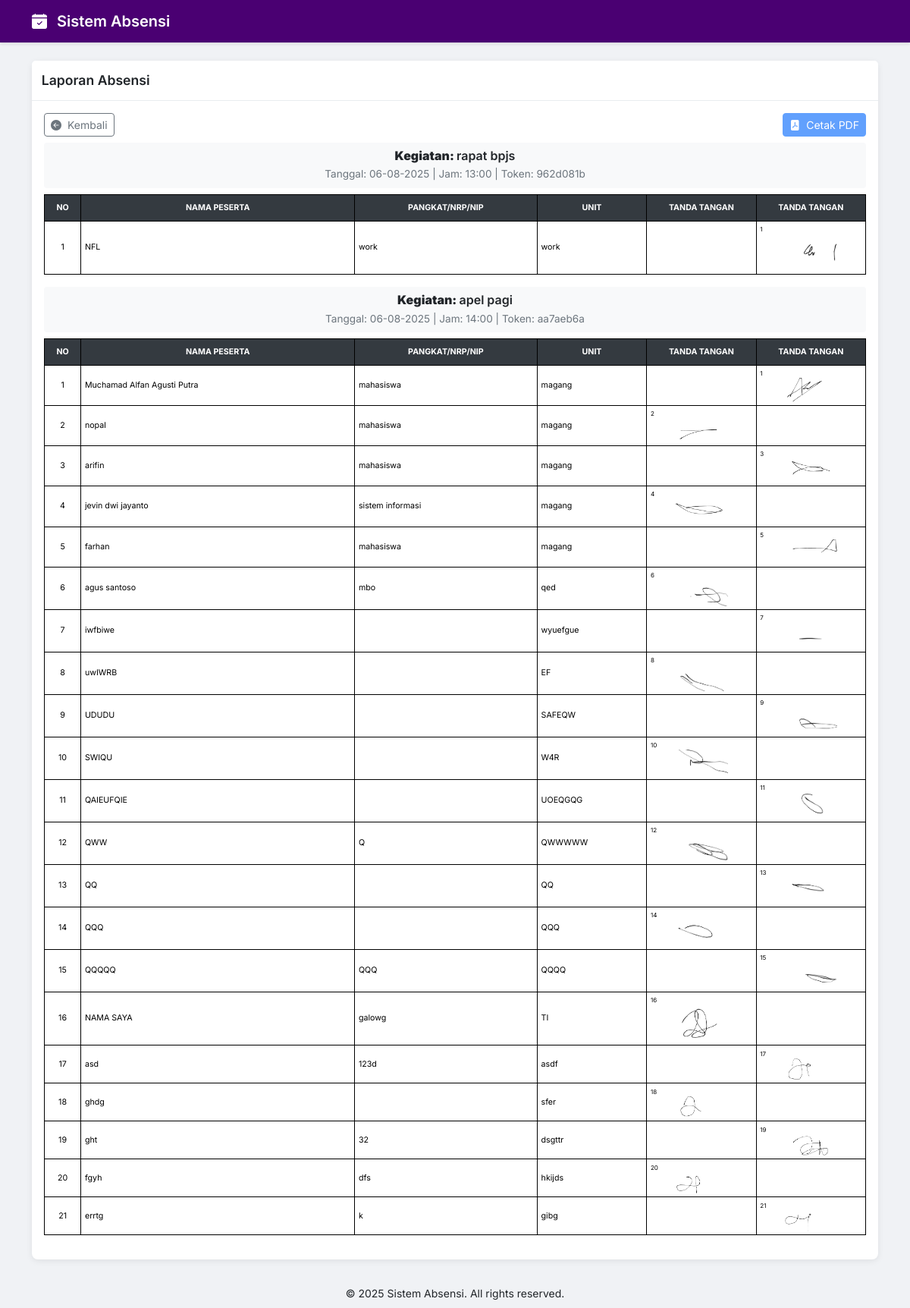
The app's page /admin/laporan.php with its own data.
### tables this page shows
CREATE TABLE `kegiatan` (
  `id_kegiatan` int NOT NULL,
  `judul_kegiatan` varchar(255) NOT NULL,
  `tanggal` date NOT NULL,
  `jam` time NOT NULL,
  `token` varchar(100) NOT NULL
);

CREATE TABLE `absensi` (
  `id_absensi` int NOT NULL,
  `id_kegiatan` int NOT NULL,
  `nama` varchar(255) NOT NULL,
  `pangkat` varchar(255) DEFAULT NULL,
  `unit` varchar(255) NOT NULL,
  `tanda_tangan` varchar(255) NOT NULL,
  `waktu_absen` timestamp NOT NULL DEFAULT CURRENT_TIMESTAMP,
  `token` varchar(100) NOT NULL
);

### admin/laporan.php (the view, shortened to what this page needs)
<?php
require '../config.php';
$ttd_base_path = __DIR__ . '/../ttd/';
$selected_id_kegiatan = null;
$kegiatanStmt = null;
$token_to_print = '';
if (isset($_GET['id_kegiatan']) && is_numeric($_GET['id_kegiatan'])) {
    $selected_id_kegiatan = (int)$_GET['id_kegiatan'];
    $kegiatanStmt = $koneksi->prepare("
        SELECT id_kegiatan, judul_kegiatan, tanggal, jam, token
        FROM kegiatan
        WHERE id_kegiatan = ?
    ");
    $kegiatanStmt->bind_param("i", $selected_id_kegiatan);
} else {
    $kegiatanStmt = $koneksi->prepare("
        SELECT DISTINCT k.id_kegiatan, k.judul_kegiatan, k.tanggal, k.jam, k.token
        FROM kegiatan k
        JOIN absensi a ON k.id_kegiatan = a.id_kegiatan
        ORDER BY k.id_kegiatan DESC
    ");
}
$kegiatanStmt->execute();
$kegiatanResult = $kegiatanStmt->get_result();
?>
<!DOCTYPE html>
<html lang="id">
<head>
    <link href="https://cdn.jsdelivr.net/npm/bootstrap@5.3.3/dist/css/bootstrap.min.css" rel="stylesheet">
    <link rel="stylesheet" href="https://cdn.jsdelivr.net/npm/bootstrap-icons@1.10.5/font/bootstrap-icons.css">
</head>
<body>
    <nav class="navbar navbar-expand-lg no-print">
        <div class="container">
            <a class="navbar-brand" href="#">
                <i class="bi bi-calendar-check-fill me-2"></i> Sistem Absensi
            </a>
        </div>
    </nav>
    <div class="main-content container">
        <div class="card">
            <div class="card-header no-print">
                Laporan Absensi
            </div>
            <div class="card-body">
                <div class="no-print mb-2 d-flex justify-content-between align-items-center">
                    <a href="index.php" class="btn btn-outline-secondary btn-sm">
                        <i class="bi bi-arrow-left-circle-fill me-1"></i> Kembali
                    </a>
                    <?php if ($selected_id_kegiatan !== null && !empty($token_to_print)): ?>
                    <a href="cetak.php?token=<?= htmlspecialchars($token_to_print) ?>" target="_blank"
                        class="btn btn-primary btn-sm">
                        <i class="bi bi-file-pdf-fill me-1"></i> Cetak PDF
                    </a>
                    <?php else: ?>
                    <button class="btn btn-primary btn-sm" disabled title="Pilih kegiatan untuk mencetak PDF">
                        <i class="bi bi-file-pdf-fill me-1"></i> Cetak PDF
                    </button>
                    <?php endif; ?>
                </div>
                <?php if ($kegiatanResult->num_rows > 0): ?>
                <?php while ($kegiatan = $kegiatanResult->fetch_assoc()):
                    $tanggal = date('d-m-Y', strtotime($kegiatan['tanggal']));
                    $jam = substr($kegiatan['jam'], 0, 5);
                ?>
                <div class="print-section">
                    <div class="kegiatan-header text-center">
                        <h5 class="kegiatan-title mb-1">
                            <strong>Kegiatan: </strong><?= htmlspecialchars($kegiatan['judul_kegiatan']) ?>
                        </h5>
                        <div class="kegiatan-meta">
                            <span>Tanggal: <?= $tanggal ?></span> |
                            <span>Jam: <?= $jam ?></span> |
                            <span>Token: <?= htmlspecialchars($kegiatan['token']) ?></span>
                        </div>
                    </div>
                    <div class="table-responsive">
                        <table class="table table-bordered" style="border: 1px solid #000;">
                            <thead>
                                <tr>
                                    <th class="col-no">NO</th>
                                    <th class="col-nama">NAMA
                                        PESERTA</th>
                                    <th class="col-pangkat">
                                        PANGKAT/NRP/NIP</th>
                                    <th class="col-unit">UNIT</th>
                                    <th class="col-ttd">TANDA TANGAN
                                    </th>
                                    <th class="col-ttd">TANDA TANGAN
                                    </th>
                                </tr>
                            </thead>
                            <tbody>
                                <?php
                                $absenStmt = $koneksi->prepare("SELECT * FROM absensi WHERE id_kegiatan = ? ORDER BY waktu_absen");
                                $absenStmt->bind_param("i", $kegiatan['id_kegiatan']);
                                $absenStmt->execute();
                                $absenResult = $absenStmt->get_result();
                                if ($absenResult->num_rows > 0):
                                    $no = 1;
                                    while ($row = $absenResult->fetch_assoc()):
                                ?>
                                <tr style="height: 35px;">
                                    <td class="col-no"><?= $no ?></td>
                                    <td class="col-nama">
                                        <?= htmlspecialchars($row['nama']) ?></td>
                                    <td class="col-pangkat">
                                        <?= htmlspecialchars($row['pangkat']) ?></td>
                                    <td class="col-unit">
                                        <?= htmlspecialchars($row['unit']) ?></td>
                                    <td style="text-align: center; vertical-align: middle; height: 50px;">
                                        <?php if ($no % 2 == 0 && !empty($row['tanda_tangan']) && file_exists($ttd_base_path . $row['tanda_tangan'])): ?>
                                        <div
                                            style="display: flex; flex-direction: column; align-items: center; justify-content: center; height: 100%;">
                                            <span style="font-size: 8px; align-self: flex-start;"><?= $no ?></span>
                                            <img src="../ttd/<?= htmlspecialchars($row['tanda_tangan']) ?>"
                                                class="ttd-img">
                                        </div>
                                        <?php endif; ?>
                                    </td>
                                    <td style="text-align: center; vertical-align: middle; height: 50px;">
                                        <?php if ($no % 2 == 1 && !empty($row['tanda_tangan']) && file_exists($ttd_base_path . $row['tanda_tangan'])): ?>
                                        <div
                                            style="display: flex; flex-direction: column; align-items: center; justify-content: center; height: 100%;">
                                            <span style="font-size: 8px; align-self: flex-start;"><?= $no ?></span>
                                            <img src="../ttd/<?= htmlspecialchars($row['tanda_tangan']) ?>"
                                                class="ttd-img">
                                        </div>
                                        <?php endif; ?>
                                    </td>
                                </tr>
                                <?php
                                            $no++;
                                        endwhile;
                                endif;
                                ?>
                            </tbody>
                        </table>
                    </div>
                </div>
                <?php endwhile; ?>
                <?php endif; ?>
            </div>
        </div>
    </div>
    <footer class="footer no-print mt-auto py-2">
        <div class="container text-center">
            <small>&copy; <?= date('Y') ?> Sistem Absensi. All rights reserved.</small>
        </div>
    </footer>
</body>
</html>

### admin/laporan.php (style rules this page uses)
body { font-family: 'Inter', sans-serif; background-color: #f0f2f5; display: flex; flex-direction: column; min-height: 100vh; }
.navbar { background-color: #4a0072; box-shadow: 0 2px 4px rgba(0, 0, 0, 0.1); }
.navbar-brand { color: #ffffff !important; font-weight: 600; }
.main-content { flex: 1; padding-top: 1.5rem; padding-bottom: 1.5rem; }
.card { border: none; border-radius: 8px; box-shadow: 0 2px 8px rgba(0, 0, 0, 0.08); }
.card-header { background-color: #ffffff; border-bottom: 1px solid #e9ecef; padding: 0.8rem; font-size: 1.1rem; font-weight: 600; }
.card-body { padding: 1rem; }
.table { font-size: 8pt !important; border-collapse: collapse; border: 1px solid black !important; margin-top: 0.2rem; width: 100%; }
.table thead th { padding: 3px 5px !important; border: 1px solid black !important; height: 35px !important; background-color: #343a40; color: white; vertical-align: middle; text-align: center; border: 1px solid #dee2e6; }
.table tbody td { padding: 0.25rem 0.3rem; border: 1px solid black !important; vertical-align: middle; border: 1px solid #dee2e6; position: relative; min-height: 25px !important; }
.ttd-img { max-width: 70px; height: auto; background: transparent !important; }
.kegiatan-header { background-color: #f8f9fa; padding: 0.5rem; border-radius: 4px; margin-bottom: 0.3rem; }
.kegiatan-title { font-size: 1rem; font-weight: 600; margin-bottom: 0.2rem; }
.kegiatan-meta { font-size: 0.85rem; color: #6c757d; }
.col-no { width: 4%; text-align: center; }
.col-nama { width: 30%; }
.col-pangkat { width: 20%; }
.col-unit { width: 12%; }
.col-ttd { width: 12%; text-align: center; }

### records on screen
kegiatan: judul_kegiatan "rapat bpjs", tanggal "06-08-2025", jam "13:00", token "962d081b"
absensi: nama "NFL", pangkat "work", unit "work", tanda_tangan (picture)
kegiatan: judul_kegiatan "apel pagi", tanggal "06-08-2025", jam "14:00", token "aa7aeb6a"
absensi: nama "Muchamad Alfan Agusti Putra", pangkat "mahasiswa", unit "magang", tanda_tangan (picture)
absensi: nama "nopal", pangkat "mahasiswa", unit "magang", tanda_tangan (picture)
absensi: nama "arifin", pangkat "mahasiswa", unit "magang", tanda_tangan (picture)
absensi: nama "jevin dwi jayanto", pangkat "sistem informasi", unit "magang", tanda_tangan (picture)
absensi: nama "farhan", pangkat "mahasiswa", unit "magang", tanda_tangan (picture)
absensi: nama "agus santoso", pangkat "mbo", unit "qed", tanda_tangan (picture)
absensi: nama "iwfbiwe", unit "wyuefgue", tanda_tangan (picture)
absensi: nama "uwIWRB", unit "EF", tanda_tangan (picture)
absensi: nama "UDUDU", unit "SAFEQW", tanda_tangan (picture)
absensi: nama "SWIQU", unit "W4R", tanda_tangan (picture)
absensi: nama "QAIEUFQIE", unit "UOEQGQG", tanda_tangan (picture)
absensi: nama "QWW", pangkat "Q", unit "QWWWWW", tanda_tangan (picture)
absensi: nama "QQ", unit "QQ", tanda_tangan (picture)
absensi: nama "QQQ", unit "QQQ", tanda_tangan (picture)
absensi: nama "QQQQQ", pangkat "QQQ", unit "QQQQ", tanda_tangan (picture)
absensi: nama "NAMA SAYA", pangkat "galowg", unit "TI", tanda_tangan (picture)
absensi: nama "asd", pangkat "123d", unit "asdf", tanda_tangan (picture)
absensi: nama "ghdg", unit "sfer", tanda_tangan (picture)
absensi: nama "ght", pangkat "32", unit "dsgttr", tanda_tangan (picture)
absensi: nama "fgyh", pangkat "dfs", unit "hkijds", tanda_tangan (picture)
absensi: nama "errtg", pangkat "k", unit "gibg", tanda_tangan (picture)
